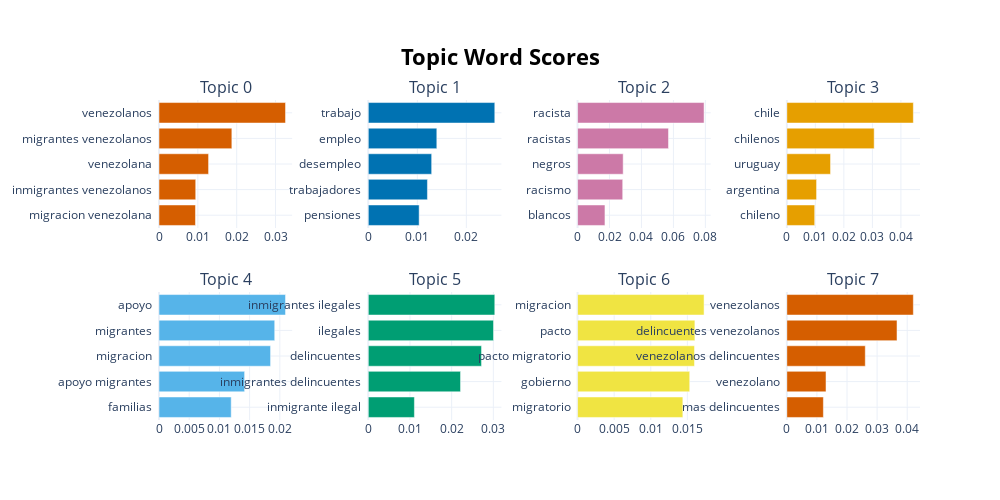

Source (notebook cell):
### Code cell
topic_model.visualize_barchart()

### Figure 1 — Plotly figure (JSON) as saved in the notebook; plotly's stock layout.template omitted (floating-point values rounded to 4 significant figures)
{"data": [{"marker": {"color": "#D55E00"}, "orientation": "h", "type": "bar", "x": [0.009392, 0.009453, 0.01276, 0.01875, 0.03257], "xaxis": "x", "y": ["migracion venezolana  ", "inmigrantes venezolanos  ", "venezolana  ", "migrantes venezolanos  ", "venezolanos  "], "yaxis": "y"}, {"marker": {"color": "#0072B2"}, "orientation": "h", "type": "bar", "x": [0.01037, 0.01206, 0.01293, 0.01398, 0.0258], "xaxis": "x2", "y": ["pensiones  ", "trabajadores  ", "desempleo  ", "empleo  ", "trabajo  "], "yaxis": "y2"}, {"marker": {"color": "#CC79A7"}, "orientation": "h", "type": "bar", "x": [0.01715, 0.02827, 0.02855, 0.05693, 0.07919], "xaxis": "x3", "y": ["blancos  ", "racismo  ", "negros  ", "racistas  ", "racista  "], "yaxis": "y3"}, {"marker": {"color": "#E69F00"}, "orientation": "h", "type": "bar", "x": [0.009778, 0.01043, 0.01533, 0.03063, 0.04437], "xaxis": "x4", "y": ["chileno  ", "argentina  ", "uruguay  ", "chilenos  ", "chile  "], "yaxis": "y4"}, {"marker": {"color": "#56B4E9"}, "orientation": "h", "type": "bar", "x": [0.01195, 0.01417, 0.01847, 0.01916, 0.02094], "xaxis": "x5", "y": ["familias  ", "apoyo migrantes  ", "migracion  ", "migrantes  ", "apoyo  "], "yaxis": "y5"}, {"marker": {"color": "#009E73"}, "orientation": "h", "type": "bar", "x": [0.01107, 0.02213, 0.02717, 0.03004, 0.03035], "xaxis": "x6", "y": ["inmigrante ilegal  ", "inmigrantes delincuentes  ", "delincuentes  ", "ilegales  ", "inmigrantes ilegales  "], "yaxis": "y6"}, {"marker": {"color": "#F0E442"}, "orientation": "h", "type": "bar", "x": [0.01438, 0.01532, 0.01597, 0.01603, 0.01728], "xaxis": "x7", "y": ["migratorio  ", "gobierno  ", "pacto migratorio  ", "pacto  ", "migracion  "], "yaxis": "y7"}, {"marker": {"color": "#D55E00"}, "orientation": "h", "type": "bar", "x": [0.01214, 0.01302, 0.02607, 0.03662, 0.04204], "xaxis": "x8", "y": ["mas delincuentes  ", "venezolano  ", "venezolanos delincuentes  ", "delincuentes venezolanos  ", "venezolanos  "], "yaxis": "y8"}], "layout": {"annotations": [{"font": {"size": 16}, "showarrow": false, "text": "Topic 0", "x": 0.0875, "xanchor": "center", "xref": "paper", "y": 1, "yanchor": "bottom", "yref": "paper"}, {"font": {"size": 16}, "showarrow": false, "text": "Topic 1", "x": 0.3625, "xanchor": "center", "xref": "paper", "y": 1, "yanchor": "bottom", "yref": "paper"}, {"font": {"size": 16}, "showarrow": false, "text": "Topic 2", "x": 0.6375, "xanchor": "center", "xref": "paper", "y": 1, "yanchor": "bottom", "yref": "paper"}, {"font": {"size": 16}, "showarrow": false, "text": "Topic 3", "x": 0.9125, "xanchor": "center", "xref": "paper", "y": 1, "yanchor": "bottom", "yref": "paper"}, {"font": {"size": 16}, "showarrow": false, "text": "Topic 4", "x": 0.0875, "xanchor": "center", "xref": "paper", "y": 0.4, "yanchor": "bottom", "yref": "paper"}, {"font": {"size": 16}, "showarrow": false, "text": "Topic 5", "x": 0.3625, "xanchor": "center", "xref": "paper", "y": 0.4, "yanchor": "bottom", "yref": "paper"}, {"font": {"size": 16}, "showarrow": false, "text": "Topic 6", "x": 0.6375, "xanchor": "center", "xref": "paper", "y": 0.4, "yanchor": "bottom", "yref": "paper"}, {"font": {"size": 16}, "showarrow": false, "text": "Topic 7", "x": 0.9125, "xanchor": "center", "xref": "paper", "y": 0.4, "yanchor": "bottom", "yref": "paper"}], "height": 500, "hoverlabel": {"bgcolor": "white", "font": {"family": "Rockwell", "size": 16}}, "showlegend": false, "title": {"font": {"color": "Black", "size": 22}, "text": "<b>Topic Word Scores", "x": 0.5, "xanchor": "center", "yanchor": "top"}, "width": 1000, "xaxis": {"anchor": "y", "domain": [0, 0.175], "showgrid": true}, "xaxis2": {"anchor": "y2", "domain": [0.275, 0.45], "showgrid": true}, "xaxis3": {"anchor": "y3", "domain": [0.55, 0.725], "showgrid": true}, "xaxis4": {"anchor": "y4", "domain": [0.825, 1], "showgrid": true}, "xaxis5": {"anchor": "y5", "domain": [0, 0.175], "showgrid": true}, "xaxis6": {"anchor": "y6", "domain": [0.275, 0.45], "showgrid": true}, "xaxis7": {"anchor": "y7", "domain": [0.55, 0.725], "showgrid": true}, "xaxis8": {"anchor": "y8", "domain": [0.825, 1], "showgrid": true}, "yaxis": {"anchor": "x", "domain": [0.6, 1], "showgrid": true}, "yaxis2": {"anchor": "x2", "domain": [0.6, 1], "showgrid": true}, "yaxis3": {"anchor": "x3", "domain": [0.6, 1], "showgrid": true}, "yaxis4": {"anchor": "x4", "domain": [0.6, 1], "showgrid": true}, "yaxis5": {"anchor": "x5", "domain": [0, 0.4], "showgrid": true}, "yaxis6": {"anchor": "x6", "domain": [0, 0.4], "showgrid": true}, "yaxis7": {"anchor": "x7", "domain": [0, 0.4], "showgrid": true}, "yaxis8": {"anchor": "x8", "domain": [0, 0.4], "showgrid": true}}}
